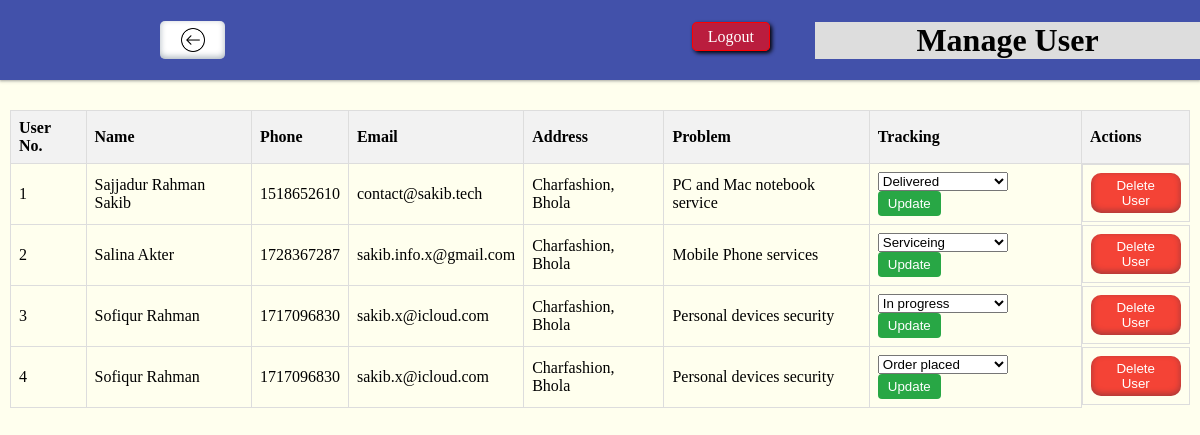
The app's page /admin/manageuser.php (signed in) with its own data.
### tables this page shows
CREATE TABLE `reservation` (
  `id` int(100) NOT NULL,
  `name` varchar(32) NOT NULL,
  `address` varchar(50) NOT NULL,
  `phone` int(14) NOT NULL,
  `email` varchar(38) NOT NULL,
  `problem` varchar(100) NOT NULL,
  `description` varchar(500) NOT NULL,
  `submission_time` timestamp NOT NULL DEFAULT current_timestamp(),
  `tracking` varchar(20) DEFAULT NULL
);

### admin/manageuser.php (the view, shortened to what this page needs)
<!DOCTYPE html>
<html lang="en">
<head>
    <link rel="stylesheet" href="approval.css">
</head>
<body>
    <div class="contaner">
        <div class="navbar item">
            <div class="blank">
                <a href="./admin.php" class="btnhome"></a>
            </div>
            <h1>Manage User</h1>
            <div class="logout">
                <a href="">Logout</a>
            </div>
        </div>
        <div class="content item">
            <table>
                <thead>
                    <tr>
                        <th>User No.</th>
                        <th>Name</th>
                        <th>Phone</th>
                        <th>Email</th>
                        <th>Address</th>
                        <th>Problem</th>
                        <th>Tracking</th>
                        <th>Actions</th>
                    </tr>
                </thead>
                <tbody>
                    <?php
                    include 'config.php';
                    $sql = "SELECT * FROM reservation";
                    $result = mysqli_query($conn,$sql);
                    $no=1;
                    while($row=mysqli_fetch_assoc($result))
                    {
                        echo '<tr>
                        <td>'.$no.'</td>
                        <td>'.$row['name'].'</td>
                        <td>'.$row['phone'].'</td>
                        <td>'.$row['email'].'</td>
                        <td>'.$row['address'].'</td>
                        <td>'.$row['problem'].'</td>
                        <td>
                            <form method="post" action="" style="display:inline;">
                                <input type="hidden" name="trackingId" value="'.$row['id'].'">
                                <select name="trackingValue" style="width:130px;">
                                    <option value="Order placed"'.($row['tracking']==='Order placed'?' selected':'').'>Order placed</option>
                                    <option value="In progress"'.($row['tracking']==='In progress'?' selected':'').'>In progress</option>
                                    <option value="Serviceing"'.($row['tracking']==='Serviceing'?' selected':'').'>Serviceing</option>
                                    <option value="Service complete"'.($row['tracking']==='Service complete'?' selected':'').'>Service complete</option>
                                    <option value="Ready for delivery"'.($row['tracking']==='Ready for delivery'?' selected':'').'>Ready for delivery</option>
                                    <option value="Delivered"'.($row['tracking']==='Delivered'?' selected':'').'>Delivered</option>
                                </select>
                                <button type="submit" name="updatetrackingbtn" style="background-color: #28a745; color: white; border: none; padding: 5px 10px; border-radius: 4px; cursor: pointer;">Update</button>
                            </form>
                        </td>
                        <td class="actions">
                                <form method="post" action="">
                                    <input type="hidden" name="selectedId" value="'.$row['id'].'">
                                    <button class="delete btn" name="deletebtn"  onclick="return confirmDelete(\''.$row['name'].'\')">Delete User</button>
                                </form>
                            </td>
                    </tr>';
                    $no++;
                    }
                ?>
                </tbody>
            </table>
        </div>
    </div>
</body>
</html>

### admin/approval.css (style rules this page uses)
* { margin: 0; padding: 0; box-sizing: border-box; }
html, body { min-height: 100%; width: 100%; margin: 0; overflow: auto; background-color: #ffffee; box-sizing: border-box; }
.navbar { width: 100%; order: 1; height: 80px; display: flex; justify-content: space-evenly; align-items: center; background-image: radial-gradient(circle farthest-corner at 10% 20%, #4251aa 42%, #4251aa 93.6%); box-shadow: rgba(60, 64, 67, 0.3) 0px 1px 2px 0px, rgba(60, 64, 67, 0.15) 0px 1px 3px 1px; }
.navbar h1 { order: 1; flex: 1; text-align: center; background-color: #ddd; }
.blank { flex: 1; height: 60px; display: flex; justify-content: center; align-items: center; }
.blank a { border: 1px solid blue; }
.logout { flex: 1; height: 25px; text-align: right; padding-right: 45px; }
.logout a { height: 20px; width: 100px; padding: 5px 15px; border: 1px solid red; background-color: rgba(255, 0, 0, 0.636); color: white; text-decoration: none; border-radius: 5px; box-shadow: 2px 2px 4px black; transition: all 0.2s ease-in-out; }
.content { width: 100%; box-sizing: border-box; order: 2; padding: 10px; display: flex; justify-content: center; align-items: center; overflow: auto; }
table { width: 100%; border-collapse: collapse; margin-top: 20px; }
th, td { border: 1px solid #ddd; padding: 8px; text-align: left; }
th { background-color: #f2f2f2; }
.actions { display: flex; align-items: center; justify-content: space-evenly; }
.approve, .delete { padding: 5px 10px; cursor: pointer; border-radius: 10px; transition: all 0.3s ease-in-out; }
.delete { background-color: #f44336; color: white; }
.navbar .blank .btnhome { height: 38px; width: 65px; border-radius: 5px; border: none; background-color: #ffffff; box-shadow: rgba(50, 50, 93, 0.25) 0px 50px 100px -20px, rgba(0, 0, 0, 0.3) 0px 30px 60px -30px, rgba(10, 37, 64, 0.35) 0px -2px 6px 0px inset; transition: background-color 0.3s, color 0.3s; background-image: url('./images/back.png'); object-fit: cover; background-size: 40%; background-position: center; background-repeat: no-repeat; }
.btn { border: none; box-shadow: rgba(50, 50, 93, 0.25) 0px 50px 100px -20px, rgba(0, 0, 0, 0.3) 0px 30px 60px -30px, rgba(10, 37, 64, 0.35) 0px -2px 6px 0px inset; }

### records on screen
reservation: name "Sajjadur Rahman Sakib", phone "1518652610", email "contact@sakib.tech", address "Charfashion, Bhola", problem "PC and Mac notebook service", trackingValue "Delivered"
reservation: name "Salina Akter", phone "1728367287", email "sakib.info.x@gmail.com", address "Charfashion, Bhola", problem "Mobile Phone services", trackingValue "Serviceing"
reservation: name "Sofiqur Rahman", phone "1717096830", email "sakib.x@icloud.com", address "Charfashion, Bhola", problem "Personal devices security", trackingValue "In progress"
reservation: name "Sofiqur Rahman", phone "1717096830", email "sakib.x@icloud.com", address "Charfashion, Bhola", problem "Personal devices security", trackingValue "Order placed"
